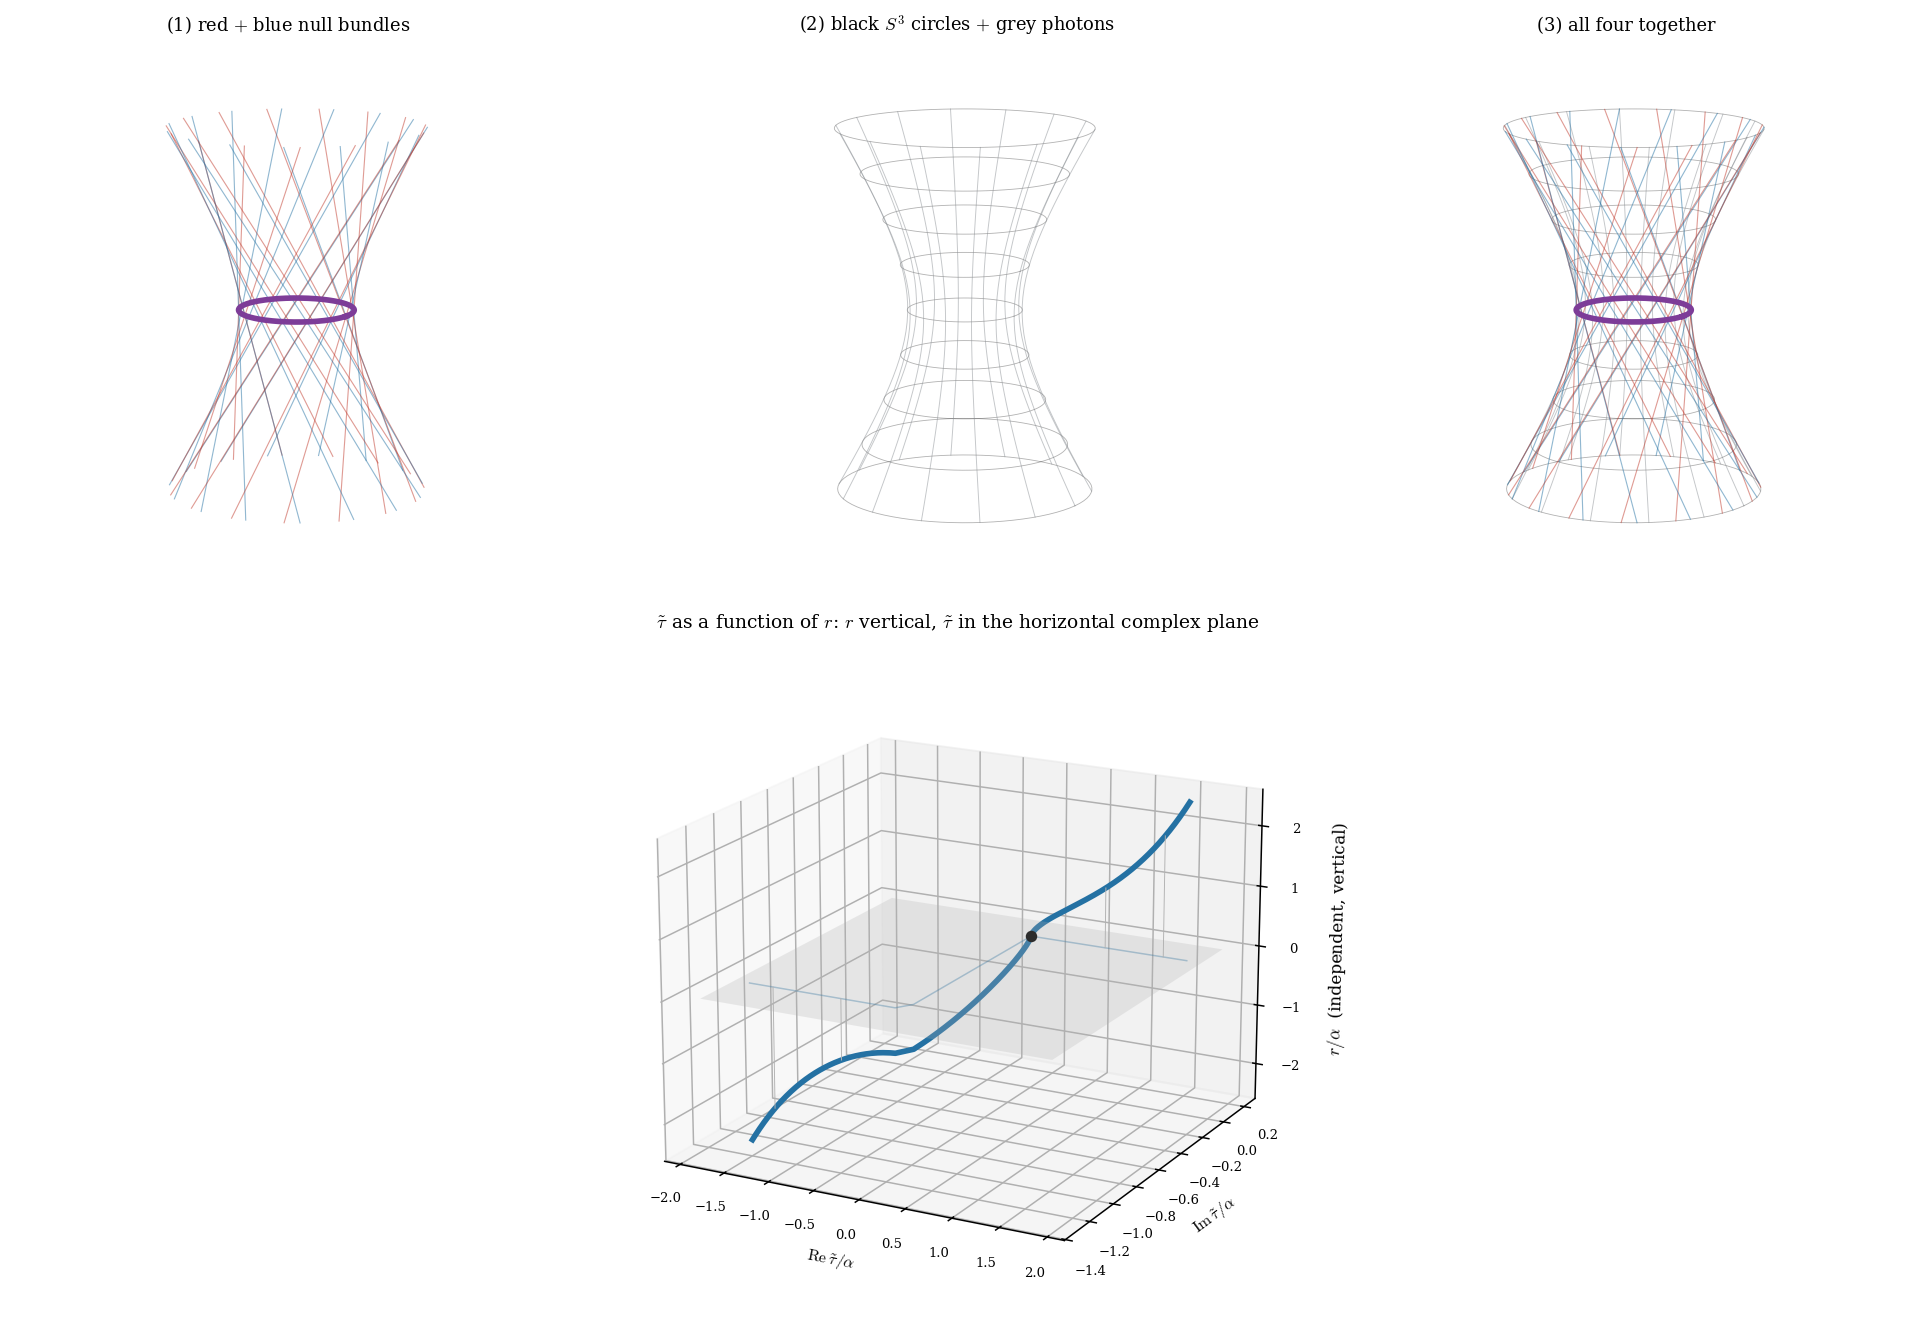

The Python source for this figure:
import numpy as np, matplotlib
matplotlib.use('Agg'); import matplotlib.pyplot as plt
from mpl_toolkits.mplot3d import Axes3D  # noqa
plt.rcParams.update({'font.family':'serif','font.size':9,'mathtext.fontset':'cm'})
RED,BLUE,GREY,BLACK,PURPLE='#c0392b','#2471a3','#8a8f94','#111111','#7d3c98'
M2=2/(3*np.sqrt(3)); A=M2**(1/3); zmax=2.0

def hyperboloid(ax,mode,title):
    t=np.linspace(-zmax,zmax,50)
    ruling=lambda phi,sg:(np.cos(phi)-sg*t*np.sin(phi),np.sin(phi)+sg*t*np.cos(phi),t)
    if mode in ('univ','all'):
        for zc in np.linspace(-zmax,zmax,9):                 # black S^3 circles (universe)
            R=np.sqrt(1+zc**2); ph=np.linspace(0,2*np.pi,80)
            ax.plot(R*np.cos(ph),R*np.sin(ph),zc+0*ph,color=BLACK,lw=0.45,alpha=0.32)
        zz=np.linspace(-zmax,zmax,40); RR=np.sqrt(1+zz**2)  # grey photons at rest on the circles
        for phi in np.linspace(0,2*np.pi,15)[:-1]:
            ax.plot(RR*np.cos(phi),RR*np.sin(phi),zz,color=GREY,lw=0.5,alpha=0.5)
    if mode in ('nulls','all'):
        for phi in np.linspace(0,2*np.pi,16)[:-1]:
            x,y,z=ruling(phi,1);  ax.plot(x,y,z,color=RED, lw=0.6,alpha=0.5)   # red bundle
            x,y,z=ruling(phi,-1); ax.plot(x,y,z,color=BLUE,lw=0.6,alpha=0.5)   # blue bundle
        ph=np.linspace(0,2*np.pi,240); ax.plot(np.cos(ph),np.sin(ph),0*ph,color=PURPLE,lw=3.0)  # purple lap
    ax.view_init(elev=12,azim=-58); ax.set_box_aspect((1,1,1.3)); ax.set_axis_off()
    ax.set_title(title,fontsize=9.5)

def tau_of_r(r):
    z=(complex(r)/A)**1.5; return (2.0/3.0)*np.arcsinh(z)

def tau_r_frame(ax):
    rr=np.linspace(2.6,-2.6,600)                 # r = INDEPENDENT variable, sampled top->bottom
    T=np.array([tau_of_r(r) for r in rr])        # tau~(r), complex
    # faint horizontal plane at r=0 and the shadow of the curve onto it, so 'r vertical' is unmistakable
    gx=np.linspace(-1.9,1.9,2); gy=np.linspace(-1.3,0.2,2); GX,GY=np.meshgrid(gx,gy)
    ax.plot_surface(GX,GY,0*GX,color='0.9',alpha=0.25)
    ax.plot(T.real,T.imag,0*rr,color=BLUE,lw=0.8,alpha=0.4)        # shadow in the tau~ plane
    ax.plot(T.real,T.imag,rr,color=BLUE,lw=3.0)                    # THE curve: one blue line
    ax.scatter([0],[0],[0],color='k',s=26)
    # vertical guide lines at a few r to hammer home r is the vertical independent axis
    for r in [2.0,1.0,-1.0,-2.0]:
        tt=tau_of_r(r); ax.plot([tt.real,tt.real],[tt.imag,tt.imag],[0,r],color='0.7',lw=0.5)
    ax.set_xlabel(r'$\mathrm{Re}\,\tilde\tau/\alpha$',fontsize=8.5,labelpad=3)
    ax.set_ylabel(r'$\mathrm{Im}\,\tilde\tau/\alpha$',fontsize=8.5,labelpad=3)
    ax.set_zlabel(r'$r/\alpha$  (independent, vertical)',fontsize=9,labelpad=6)
    ax.set_zlim(-2.6,2.6); ax.view_init(elev=18,azim=-62); ax.tick_params(labelsize=7)
    ax.set_title(r'$\tilde\tau$ as a function of $r$: $r$ vertical, $\tilde\tau$ in the horizontal complex plane',fontsize=10)

fig=plt.figure(figsize=(15,10))
gs=fig.add_gridspec(2,3,height_ratios=[1,1.25])
axA=fig.add_subplot(gs[0,0],projection='3d'); hyperboloid(axA,'nulls','(1) red $+$ blue null bundles')
axB=fig.add_subplot(gs[0,1],projection='3d'); hyperboloid(axB,'univ', '(2) black $S^3$ circles $+$ grey photons')
axC=fig.add_subplot(gs[0,2],projection='3d'); hyperboloid(axC,'all',  '(3) all four together')
axT=fig.add_subplot(gs[1,:],projection='3d'); tau_r_frame(axT)
plt.tight_layout(); plt.savefig('frames_step.png',dpi=135,bbox_inches='tight')
print('wrote frames_step.png ; A=',round(A,4))
